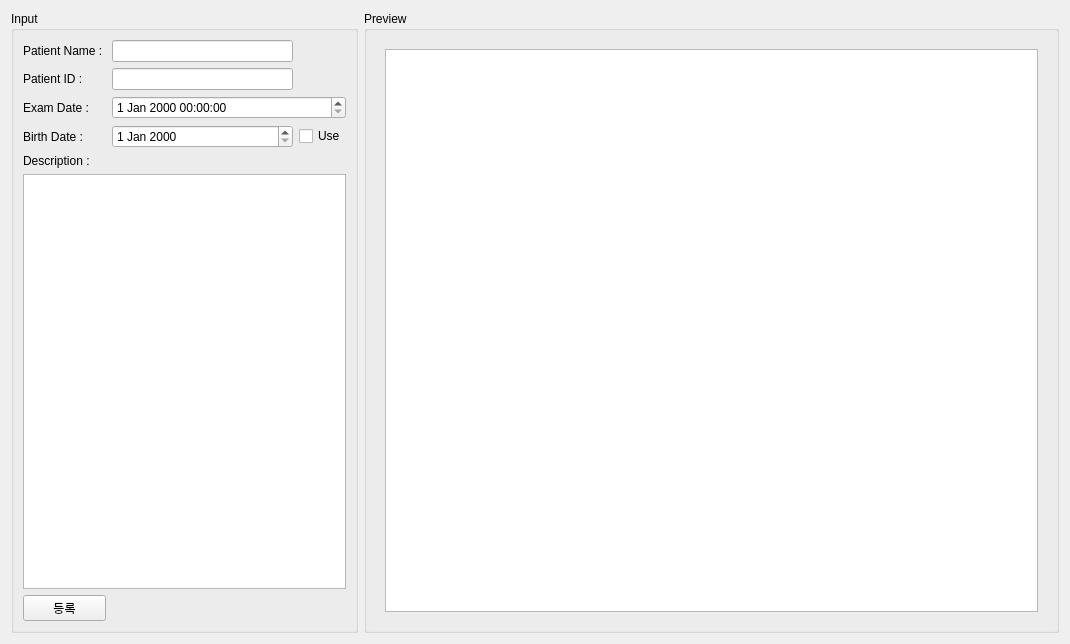
<?xml version="1.0" encoding="UTF-8"?>
<ui version="4.0">
 <class>PACSDicomConvertUploadWidget</class>
 <widget class="QWidget" name="PACSDicomConvertUploadWidget">
  <property name="geometry">
   <rect>
    <x>0</x>
    <y>0</y>
    <width>1070</width>
    <height>644</height>
   </rect>
  </property>
  <property name="windowTitle">
   <string>Form</string>
  </property>
  <layout class="QHBoxLayout" name="horizontalLayout">
   <item>
    <widget class="QGroupBox" name="groupBox_2">
     <property name="sizePolicy">
      <sizepolicy hsizetype="Preferred" vsizetype="Preferred">
       <horstretch>1</horstretch>
       <verstretch>0</verstretch>
      </sizepolicy>
     </property>
     <property name="title">
      <string>Input</string>
     </property>
     <layout class="QGridLayout" name="gridLayout">
      <item row="0" column="0">
       <widget class="QLabel" name="label_10">
        <property name="text">
         <string>Patient Name : </string>
        </property>
       </widget>
      </item>
      <item row="0" column="1">
       <widget class="QLineEdit" name="m_editPatientName"/>
      </item>
      <item row="1" column="0">
       <widget class="QLabel" name="label_14">
        <property name="text">
         <string>Patient ID : </string>
        </property>
       </widget>
      </item>
      <item row="1" column="1">
       <widget class="QLineEdit" name="m_editPatientID"/>
      </item>
      <item row="2" column="0">
       <widget class="QLabel" name="label_12">
        <property name="text">
         <string>Exam Date : </string>
        </property>
       </widget>
      </item>
      <item row="2" column="1" colspan="2">
       <widget class="QDateTimeEdit" name="m_dateTimeStudy"/>
      </item>
      <item row="3" column="0">
       <widget class="QLabel" name="label_11">
        <property name="text">
         <string>Birth Date : </string>
        </property>
       </widget>
      </item>
      <item row="3" column="1">
       <widget class="QDateEdit" name="m_dateEditBirthDate"/>
      </item>
      <item row="3" column="2">
       <widget class="QCheckBox" name="m_chkBirthDate">
        <property name="text">
         <string>Use</string>
        </property>
       </widget>
      </item>
      <item row="4" column="0">
       <widget class="QLabel" name="label_9">
        <property name="text">
         <string>Description : </string>
        </property>
       </widget>
      </item>
      <item row="5" column="0" colspan="3">
       <widget class="QPlainTextEdit" name="m_editStudyDescription"/>
      </item>
      <item row="6" column="0">
       <widget class="QPushButton" name="m_btnRegister">
        <property name="text">
         <string>등록</string>
        </property>
       </widget>
      </item>
     </layout>
    </widget>
   </item>
   <item>
    <widget class="QGroupBox" name="m_groupPreview">
     <property name="sizePolicy">
      <sizepolicy hsizetype="Preferred" vsizetype="Preferred">
       <horstretch>2</horstretch>
       <verstretch>0</verstretch>
      </sizepolicy>
     </property>
     <property name="title">
      <string>Preview</string>
     </property>
     <layout class="QVBoxLayout" name="verticalLayout">
      <item>
       <widget class="QStackedWidget" name="m_previewStackWidget">
        <widget class="QWidget" name="stackedWidgetPage1" native="true">
         <layout class="QHBoxLayout" name="horizontalLayout_2">
          <item>
           <widget class="QTextEdit" name="m_editPDFPreview">
            <property name="readOnly">
             <bool>true</bool>
            </property>
           </widget>
          </item>
         </layout>
        </widget>
        <widget class="QWidget" name="page">
         <layout class="QHBoxLayout" name="horizontalLayout_3">
          <item>
           <widget class="QLabel" name="m_labelImagePreview">
            <property name="frameShape">
             <enum>QFrame::Box</enum>
            </property>
            <property name="text">
             <string/>
            </property>
           </widget>
          </item>
         </layout>
        </widget>
       </widget>
      </item>
     </layout>
    </widget>
   </item>
  </layout>
 </widget>
 <tabstops>
  <tabstop>m_editPatientName</tabstop>
  <tabstop>m_editPatientID</tabstop>
  <tabstop>m_dateEditBirthDate</tabstop>
  <tabstop>m_editStudyDescription</tabstop>
  <tabstop>m_btnRegister</tabstop>
 </tabstops>
 <resources/>
 <connections/>
</ui>
